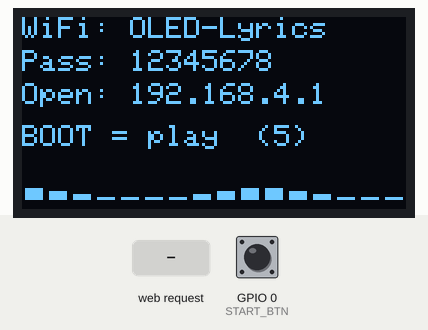
Recording of a sketch running on a simulated ESP32. Parts: 128×64 one-colour display. The inputs (shaded band) are chosen by the test bench; at power-on: GPIO 0 (START_BTN) HIGH. Storage starts empty; random numbers use the default seed unless the sketch sets one.

Above: at 1.05 s.
1.3 s: GPIO 0 (START_BTN) pulled LOW for 0.15 s
At 1.68 s:
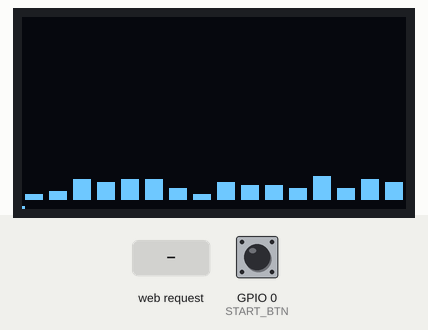
2.0 s: HTTP request GET /play received
At 3.82 s:
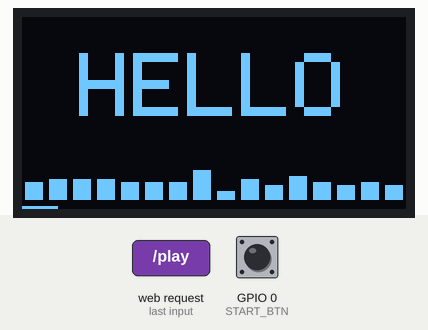
5.0 s: HTTP request GET /play?t=120 received
At 5.66 s:
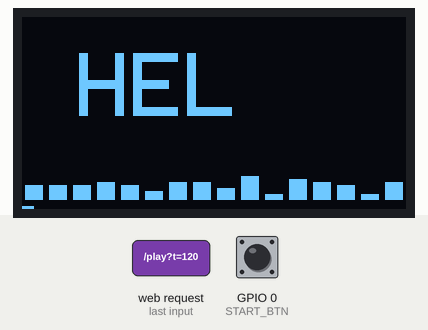
8.0 s: HTTP request GET /play?plain=1 received
At 8.71 s:
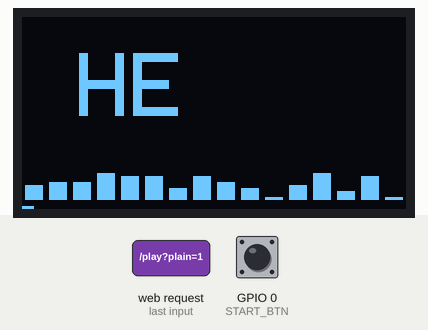
11.0 s: HTTP request GET /play?plain=120&t=120 received
At 13.9 s:
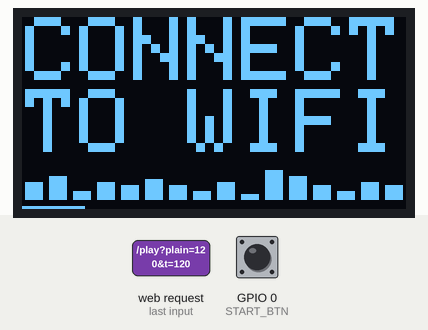
14.0 s: HTTP request GET /play?plain=0 received
At 14.82 s:
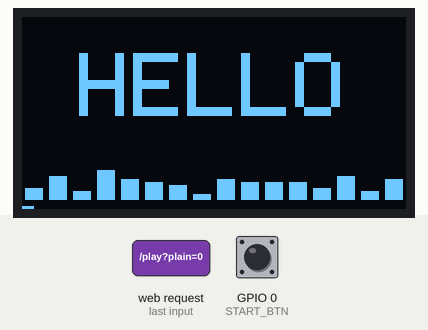
Timing chart, 0 to 17.0 s (numbered marks = the images above; inputs shaded):
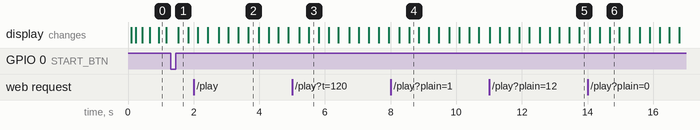

The sketch:

oled_lyrics_show.ino
```cpp
// OLED Lyrics Show - ESP32 + 0.96" SSD1306 OLED (I2C)
// Wiring:  VCC -> 3V3 | GND -> GND | SCL -> GPIO 22 | SDA -> GPIO 21
//
// The ESP32 makes its own WiFi:  name "OLED-Lyrics", password "12345678".
// Connect your phone to it and open  http://192.168.4.1
// On that page you pick the song file, paste the lyrics, tap in time to the
// song to set the timing, and save. After that, pressing play on the page
// plays the song on the phone and the animated lyrics on the OLED together.
// The BOOT button also starts / stops the show from the beginning.

#include <WiFi.h>
#include <WebServer.h>
#include <LittleFS.h>
#include <Wire.h>
#include <Adafruit_GFX.h>
#include <Adafruit_SSD1306.h>

#define AP_NAME    "OLED-Lyrics"
#define AP_PASS    "12345678"
#define OLED_ADDR  0x3C      // try 0x3D if the screen stays black
#define START_BTN  0         // BOOT button
#define MAX_LINES  150
#define LYRIC_H    48        // top 48 px for lyrics, the rest for the equalizer
#define END_HOLD   6000      // ms the last line stays before the show ends

Adafruit_SSD1306 display(128, 64, &Wire, -1);
WebServer server(80);

struct Lyric { uint32_t ms; String text; };
Lyric lyr[MAX_LINES];
int lyrCount = 0;

bool playing = false;
uint32_t startMs = 0;      // millis() value that matches song time 0
int curIdx = -1;
uint32_t animStart = 0;
int effect = 0;

String rows[8];
int rowCount = 0;
int textSize = 1;

static float eqBars[16];
static float eqTarget[16];
uint32_t lastBarMs = 0;

// ---------------------------------------------------------------- web page
const char PAGE[] PROGMEM = R"HTML(<!doctype html><html><head><meta charset="utf-8">
<meta name="viewport" content="width=device-width,initial-scale=1">
<title>OLED Lyrics</title>
<style>
body{font-family:sans-serif;background:#111;color:#eee;margin:0;padding:14px;max-width:560px;margin:auto}
h2{margin:6px 0 2px}h3{margin:18px 0 6px;color:#6cf}
textarea{width:100%;box-sizing:border-box;height:150px;background:#000;color:#eee;border:1px solid #555;border-radius:6px;padding:8px;font-size:14px}
button{background:#06c;color:#fff;border:0;border-radius:8px;padding:12px 14px;font-size:16px;margin:6px 6px 6px 0}
#tap{width:100%;padding:26px;font-size:22px;background:#c40}
audio{width:100%;margin-top:8px}
#cur{min-height:44px;font-size:18px;color:#fc6;margin:6px 0}
#msg{color:#6f6;min-height:20px}small{color:#aaa}
</style></head><body>
<h2>OLED Lyrics</h2><div id="msg"></div>
<h3>1. Pick the song from your phone</h3>
<input type="file" id="f" accept="audio/*">
<audio id="a" controls></audio>
<h3>2. Paste the lyrics (one line per row)</h3>
<small>English letters only. Keep lines short for big text.</small>
<textarea id="raw"></textarea>
<h3>3. Set the timing</h3>
<small>Press Start, then hit TAP at the moment each line begins.</small><br>
<button id="sync">Start timing</button>
<div id="cur"></div>
<button id="tap">TAP</button>
<h3>4. Timed lyrics</h3>
<small>You can edit times by hand: [min:sec] text</small>
<textarea id="lrc"></textarea>
<button id="save">Save to ESP32</button>
<h3>5. Play</h3>
<small>Press play on the song above and the OLED follows it.</small><br>
<button id="go">Start OLED only</button><button id="stop">Stop</button>
<script>
const $=id=>document.getElementById(id),a=$('a');
let syncing=false,lines=[],i=0,out=[],t0=0,hasAudio=false;
const msg=t=>$('msg').textContent=t;
$('f').onchange=e=>{const f=e.target.files[0];if(f){a.src=URL.createObjectURL(f);hasAudio=true;}};
const now=()=>hasAudio?a.currentTime:(performance.now()-t0)/1000;
const fmt=s=>{const m=Math.floor(s/60);return '['+m+':'+(s-m*60).toFixed(2).padStart(5,'0')+']';};
const show=()=>$('cur').textContent=syncing?'Next: '+lines[i]:'';
$('sync').onclick=()=>{lines=$('raw').value.split('\n').map(x=>x.trim()).filter(x=>x);
 if(!lines.length){msg('Paste the lyrics first');return;}
 syncing=true;i=0;out=[];t0=performance.now();if(hasAudio){a.currentTime=0;a.play();}show();msg('Timing...');};
$('tap').onclick=()=>{if(!syncing)return;out.push(fmt(now())+' '+lines[i]);i++;
 if(i>=lines.length){syncing=false;$('lrc').value=out.join('\n');if(hasAudio)a.pause();msg('Timing done. Now press Save.');}show();};
$('save').onclick=()=>fetch('/save',{method:'POST',headers:{'Content-Type':'text/plain'},body:$('lrc').value}).then(r=>r.text()).then(msg);
$('go').onclick=()=>fetch('/play?t=0');
$('stop').onclick=()=>fetch('/stop');
const send=()=>{if(!syncing&&hasAudio&&!a.paused)fetch('/play?t='+Math.round(a.currentTime*1000));};
a.onplay=send;a.onseeked=send;a.onpause=()=>{if(!syncing)fetch('/stop');};setInterval(send,4000);
fetch('/lyrics').then(r=>r.text()).then(t=>$('lrc').value=t);
</script></body></html>)HTML";

// ---------------------------------------------------------------- lyrics
// Each line looks like:  [1:23.45] WORDS HERE
void parseLyrics(const String& s) {
  lyrCount = 0;
  int pos = 0, L = s.length();
  while (pos < L && lyrCount < MAX_LINES) {
    int nl = s.indexOf('\n', pos);
    if (nl < 0) nl = L;
    String line = s.substring(pos, nl);
    pos = nl + 1;
    line.trim();
    int close = line.indexOf(']');
    int colon = line.indexOf(':');
    if (!line.startsWith("[") || close < 0 || colon < 0 || colon > close) continue;
    long mins = line.substring(1, colon).toInt();
    float secs = line.substring(colon + 1, close).toFloat();
    String raw = line.substring(close + 1);
    String text = "";
    for (unsigned int k = 0; k < raw.length(); k++) {
      char c = raw[k];
      if (c >= 32 && c < 127) text += c;   // the OLED font only has English characters
    }
    text.trim();
    lyr[lyrCount].ms = (uint32_t)(mins * 60000L + (long)(secs * 1000.0f));
    lyr[lyrCount].text = text;
    lyrCount++;
  }
}

void loadLyrics() {
  File f = LittleFS.open("/lyrics.txt", "r");
  if (f) {
    parseLyrics(f.readString());
    f.close();
  }
  if (lyrCount == 0) {
    parseLyrics("[0:00.5] HELLO\n[0:02.5] CONNECT TO WIFI\n[0:05] OLED-Lyrics\n"
                "[0:07.5] THEN OPEN 192.168.4.1\n[0:10.5] AND ADD YOUR SONG");
  }
}

// ---------------------------------------------------------------- layout
int wrapText(const String& t, int maxChars, int maxRows, bool& tooLong) {
  int n = 0, i = 0, L = t.length();
  String row = "";
  tooLong = false;
  while (i < L) {
    while (i < L && t[i] == ' ') i++;
    int j = i;
    while (j < L && t[j] != ' ') j++;
    if (j == i) break;
    String w = t.substring(i, j);
    i = j;
    if ((int)w.length() > maxChars) tooLong = true;
    if (row.length() == 0) {
      row = w;
    } else if ((int)(row.length() + 1 + w.length()) <= maxChars) {
      row += " " + w;
    } else {
      if (n < maxRows) rows[n++] = row; else tooLong = true;
      row = w;
    }
  }
  if (row.length() > 0) {
    if (n < maxRows) rows[n++] = row; else tooLong = true;
  }
  return n;
}

// Uses the biggest text size that still fits the line on screen.
void layoutLine(const String& t) {
  for (int s = 3; s >= 1; s--) {
    bool tooLong;
    int n = wrapText(t, 128 / (6 * s), LYRIC_H / (8 * s), tooLong);
    if (!tooLong || s == 1) {
      rowCount = n;
      textSize = s;
      return;
    }
  }
}

// ---------------------------------------------------------------- drawing
void drawLyric(uint32_t el) {
  int xOff = 0, yOff = 0, count = 10000;
  bool inverted = false;
  switch (effect) {
    case 0: count = el / 28 + 1; break;                                               // typewriter
    case 1: if (el < 260) { float p = 1 - el / 260.0f; xOff = (int)(128 * p * p); } break;  // slide in
    case 2: if (el < 260) { float p = 1 - el / 260.0f; yOff = (int)(50 * p * p); } break;   // rise up
    case 3: inverted = el < 140; break;                                               // flash
  }
  if (inverted) display.fillRect(0, 0, 128, LYRIC_H, SSD1306_WHITE);
  display.setTextSize(textSize);
  display.setTextColor(inverted ? SSD1306_BLACK : SSD1306_WHITE);
  display.setTextWrap(false);
  int y0 = (LYRIC_H - rowCount * 8 * textSize) / 2;
  if (y0 < 0) y0 = 0;
  int left = count;
  for (int r = 0; r < rowCount && left > 0; r++) {
    int len = rows[r].length();
    int x = (128 - len * 6 * textSize) / 2;
    if (x < 0) x = 0;
    display.setCursor(x + xOff, y0 + r * 8 * textSize + yOff);
    display.print(rows[r].substring(0, min(len, left)));
    left -= len + 1;
  }
}

void drawBars(bool active) {
  uint32_t now = millis();
  if (now - lastBarMs > 90) {
    lastBarMs = now;
    for (int i = 0; i < 16; i++) {
      eqTarget[i] = active ? random(1, 12) : 2.5f + 2.0f * sin(now / 400.0f + i * 0.6f);
    }
  }
  display.fillRect(0, LYRIC_H + 1, 128, 64 - LYRIC_H - 1, SSD1306_BLACK);
  for (int i = 0; i < 16; i++) {
    eqBars[i] += (eqTarget[i] - eqBars[i]) * 0.35f;
    int h = (int)eqBars[i];
    if (h < 1) h = 1;
    display.fillRect(i * 8 + 1, 61 - h, 6, h, SSD1306_WHITE);
  }
}

void drawIdle() {
  display.setTextSize(1);
  display.setTextColor(SSD1306_WHITE);
  display.setCursor(0, 0);   display.print("WiFi: " AP_NAME);
  display.setCursor(0, 11);  display.print("Pass: " AP_PASS);
  display.setCursor(0, 22);  display.print("Open: 192.168.4.1");
  display.setCursor(0, 36);  display.print("BOOT = play  (");
  display.print(lyrCount);
  display.print(")");
  drawBars(false);
}

// ---------------------------------------------------------------- control
void startShow(uint32_t offsetMs) {
  startMs = millis() - offsetMs;
  if (!playing) curIdx = -2;   // forces the first line to animate in
  playing = true;
}

void stopShow() { playing = false; }

void setup() {
  pinMode(START_BTN, INPUT_PULLUP);
  Wire.begin(21, 22);
  Wire.setClock(400000);
  display.begin(SSD1306_SWITCHCAPVCC, OLED_ADDR);
  display.clearDisplay();
  display.display();

  LittleFS.begin(true);
  loadLyrics();

  WiFi.mode(WIFI_AP);
  WiFi.softAP(AP_NAME, AP_PASS);

  server.on("/", []() { server.send_P(200, "text/html", PAGE); });
  server.on("/lyrics", []() {
    File f = LittleFS.open("/lyrics.txt", "r");
    String s = f ? f.readString() : String("");
    if (f) f.close();
    server.send(200, "text/plain", s);
  });
  server.on("/save", HTTP_POST, []() {
    String body = server.arg("plain");
    File f = LittleFS.open("/lyrics.txt", "w");
    if (f) { f.print(body); f.close(); }
    stopShow();
    loadLyrics();
    server.send(200, "text/plain", "Saved " + String(lyrCount) + " lines to the ESP32");
  });
  server.on("/play", []() {
    startShow((uint32_t)server.arg("t").toInt());
    server.send(200, "text/plain", "ok");
  });
  server.on("/stop", []() {
    stopShow();
    server.send(200, "text/plain", "ok");
  });
  server.begin();
}

void loop() {
  server.handleClient();

  // BOOT button: start from the beginning, or stop
  static bool lastBtn = HIGH;
  static uint32_t lastPress = 0;
  bool btn = digitalRead(START_BTN);
  if (btn == LOW && lastBtn == HIGH && millis() - lastPress > 300) {
    lastPress = millis();
    if (playing) stopShow(); else startShow(0);
  }
  lastBtn = btn;

  static uint32_t lastFrame = 0;
  if (millis() - lastFrame < 33) return;   // about 30 frames per second
  lastFrame = millis();

  display.clearDisplay();

  if (playing && lyrCount > 0) {
    uint32_t t = millis() - startMs;
    uint32_t total = lyr[lyrCount - 1].ms + END_HOLD;
    if (t > total) {
      stopShow();
    } else {
      int idx = -1;
      for (int i = 0; i < lyrCount; i++) {
        if (lyr[i].ms <= t) idx = i; else break;
      }
      if (idx != curIdx) {
        curIdx = idx;
        animStart = millis();
        if (idx >= 0) {
          effect = idx % 4;
          layoutLine(lyr[idx].text);
        }
      }
      if (curIdx >= 0) drawLyric(millis() - animStart);
      drawBars(true);
      display.drawFastHLine(0, 63, (int)((uint64_t)t * 128 / total), SSD1306_WHITE);
    }
  }

  if (!playing) drawIdle();
  display.display();
}
```
